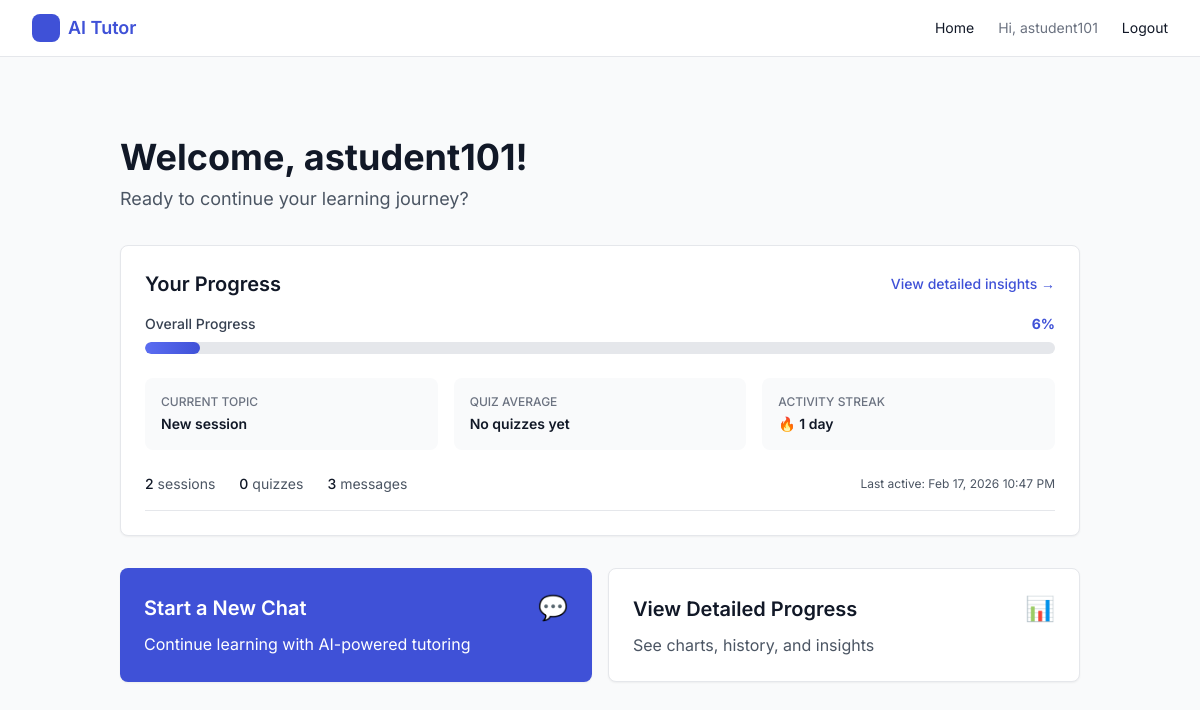
The page /tutor/ (signed in) on the database as committed earlier.
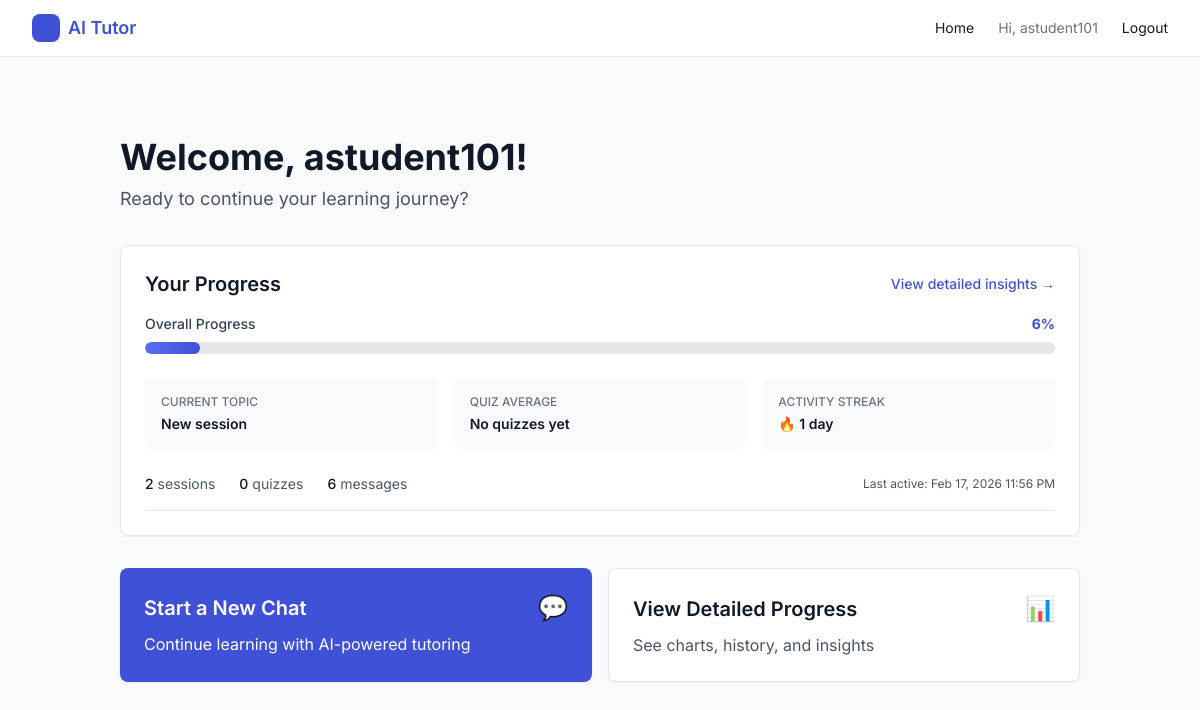
The same page on the database as committed later.
### tutor/models.py (models this page shows, shortened)
class StudentProgress(models.Model):
    user = models.OneToOneField(
        settings.AUTH_USER_MODEL,
        on_delete=models.CASCADE,
        related_name="progress",
        db_index=True
    )
    overall_completion_percent = models.DecimalField(
        max_digits=5,
        decimal_places=2,
        default=0.00,
        help_text="Weighted completion based on quiz scores and session activity"
    )
    current_module = models.CharField(
        max_length=200,
        blank=True,
        help_text="Current topic/module - inferred from most recent session title"
    )
    quiz_average = models.DecimalField(
        max_digits=5,
        decimal_places=2,
        null=True,
        blank=True,
        help_text="Average quiz score across all graded quizzes"
    )
    activity_streak = models.IntegerField(
        default=0,
        help_text="Consecutive days with at least one activity"
    )
    last_activity = models.DateTimeField(
        null=True,
        blank=True,
        help_text="Timestamp of most recent chat or quiz activity"
    )
    total_sessions = models.IntegerField(
        default=0,
        help_text="Total number of chat sessions created"
    )
    total_quizzes = models.IntegerField(
        default=0,
        help_text="Total number of quizzes completed"
    )
    total_messages = models.IntegerField(
        default=0,
        help_text="Total number of user messages sent"
    )
    updated_at = models.DateTimeField(auto_now=True)
    class Meta:
        indexes = [
            models.Index(fields=['user', 'updated_at']),
        ]
        verbose_name_plural = "Student Progress"

### tutor/views.py (the view)
# urls.py: path("", landing_page, name="landing"),
@login_required
def landing_page(request):
    if is_teacher_or_admin(request.user):
        return redirect("dashboard")
    try:
        progress = StudentProgress.objects.get(user=request.user)
    except StudentProgress.DoesNotExist:
        calculate_student_progress(request.user)
        progress = StudentProgress.objects.get(user=request.user)
    context = {
        'progress': progress,
        'has_activity': progress.total_sessions > 0 or progress.total_quizzes > 0,
    }
    return render(request, "landing.html", context)

### tutor/utils.py (called while the page is built)
def is_teacher_or_admin(user):
    if not user.is_authenticated:
        return False
    if user.is_superuser:
        return True
    is_teacher = TeacherProfile.objects.filter(user=user).exists()
    is_admin = AdminProfile.objects.filter(user=user).exists()
    return is_teacher or is_admin

### tutor/templates/landing.html (shortened to what the changed rows need)
{% extends "base.html" %}
{% block content %}
<div class="max-w-5xl mx-auto px-4 sm:px-6 lg:px-8 py-12">
  <div class="mb-8">
    <h1 class="text-4xl font-bold text-gray-900 mb-2">
      Welcome, {{ user.first_name|default:user.username }}!
    </h1>
  </div>
  <div class="bg-white rounded-lg shadow-sm border border-gray-200 p-6 mb-8">
    <div class="flex items-center justify-between mb-4">
      <h2 class="text-xl font-semibold text-gray-900">Your Progress</h2>
    </div>
    {% if has_activity %}
      <div class="mb-6">
        <div class="flex items-center justify-between mb-2">
          <span class="text-sm font-medium text-gray-700">Overall Progress</span>
          <span class="text-sm font-bold text-brand-600">{{ progress.overall_completion_percent|floatformat:0 }}%</span>
        </div>
        <div class="w-full bg-gray-200 rounded-full h-3 overflow-hidden">
          <div class="bg-gradient-to-r from-brand-500 to-brand-600 h-3 rounded-full transition-all duration-500"
               style="width: {{ progress.overall_completion_percent }}%">
          </div>
        </div>
      </div>
      <div class="grid grid-cols-1 md:grid-cols-3 gap-4 mb-6">
        <div class="bg-gray-50 rounded-lg p-4">
          <div class="text-xs font-medium text-gray-500 uppercase mb-1">Current Topic</div>
          <div class="text-sm font-semibold text-gray-900 truncate">
            {{ progress.current_module|default:"No active topic" }}
          </div>
        </div>
        <div class="bg-gray-50 rounded-lg p-4">
          <div class="text-xs font-medium text-gray-500 uppercase mb-1">Quiz Average</div>
          <div class="text-sm font-semibold text-gray-900">
            {% if progress.quiz_average %}
              {{ progress.quiz_average|floatformat:1 }}%
            {% else %}
              No quizzes yet
            {% endif %}
          </div>
        </div>
        <div class="bg-gray-50 rounded-lg p-4">
          <div class="text-xs font-medium text-gray-500 uppercase mb-1">Activity Streak</div>
          <div class="text-sm font-semibold text-gray-900">
            {% if progress.activity_streak > 0 %}
              🔥 {{ progress.activity_streak }} day{{ progress.activity_streak|pluralize }}
            {% else %}
              Start today!
            {% endif %}
          </div>
        </div>
      </div>
      <div class="flex items-center gap-6 text-sm text-gray-600 pb-4 border-b border-gray-200">
        <div>
          <span class="font-medium text-gray-900">{{ progress.total_sessions }}</span> session{{ progress.total_sessions|pluralize }}
        </div>
        <div>
          <span class="font-medium text-gray-900">{{ progress.total_quizzes }}</span> quiz{{ progress.total_quizzes|pluralize:"zes" }}
        </div>
        <div>
          <span class="font-medium text-gray-900">{{ progress.total_messages }}</span> message{{ progress.total_messages|pluralize }}
        </div>
        {% if progress.last_activity %}
        <div class="ml-auto text-xs">
          Last active: {{ progress.last_activity|date:"M j, Y g:i A" }}
        </div>
        {% endif %}
      </div>
    {% endif %}
  </div>
</div>
{% endblock %}

Rows that differ between the two databases and show on the page:
changed StudentProgress "New session": total_messages "3" → "6"; last_activity "Feb 17, 2026 10:47 PM" → "Feb 17, 2026 11:56 PM"
